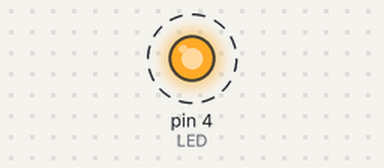
Bench run of a sketch on a simulated Arduino Uno, built with avr-gcc and run on an emulated ATmega328P. On the bench: output pins drawn as LEDs (lit = HIGH). Dashed ring = blinking.

Above: at 0.5 s.
Timing chart, 0 to 4.6 s (numbered marks = the images above):
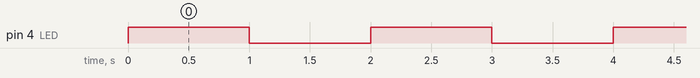

Measured:
- by itself, pin 4 (LED): alternates HIGH for 1.0 s and LOW for 1.0 s

The sketch:

On_Board_LED_Blinking.ino
```cpp
int D = 1000;
int LED = 4;

void setup() {
  // put your setup code here, to run once:
  pinMode (LED, OUTPUT);
}

void loop() {
  // put your main code here, to run repeatedly:
  digitalWrite (LED, 1);
  delay (D);

  digitalWrite (LED, 0);
  delay (D);
}
```
